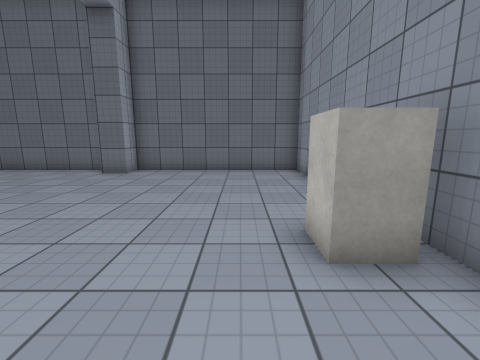
view 1 (above)

12 first-person views from a walk through a scene from a Unity 3-D project. The camera is 1.4 m above the floor, tilts 10° down and sees 90° across. The floor is counted in squares, 1 m on a side. Each view is taken from the middle of a square. On the plan, view 1 faces up. The plan holds only what a view shows up to about 13 squares ahead; the rest is blank. The place goes on beyond the plan. Surface patterns are stand-ins for the level's own textures.

view 2
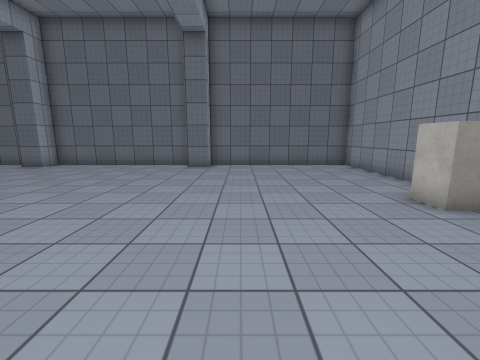

view 3
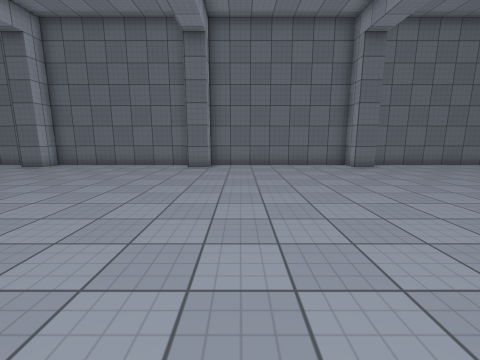

view 4
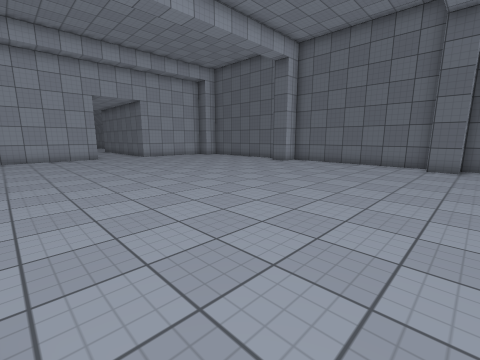

view 5
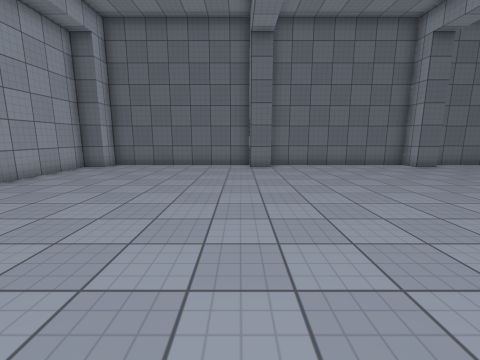

view 6
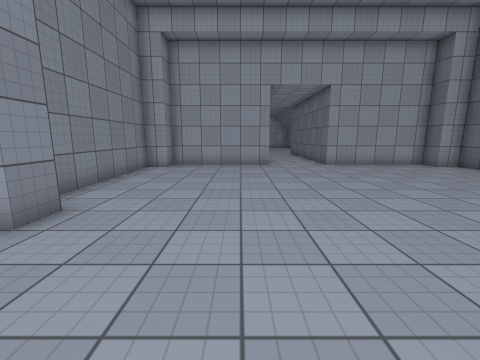

view 7
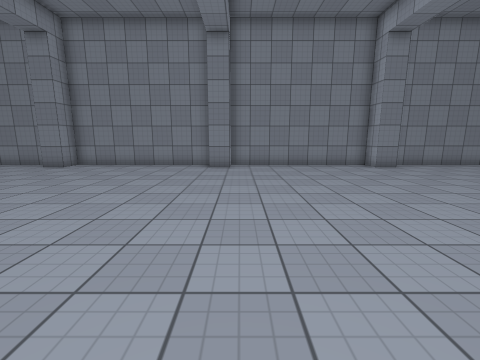

view 8
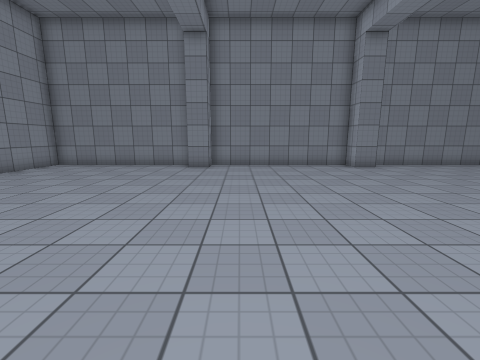

view 9
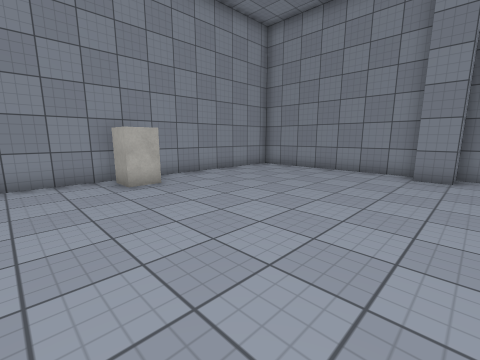

view 10
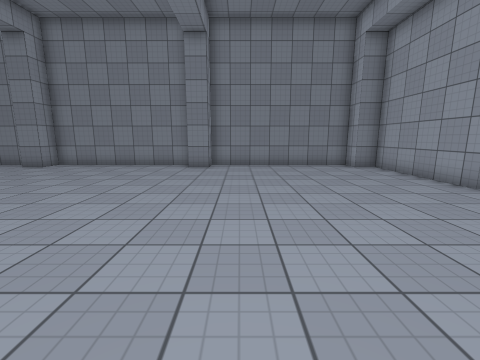

view 11
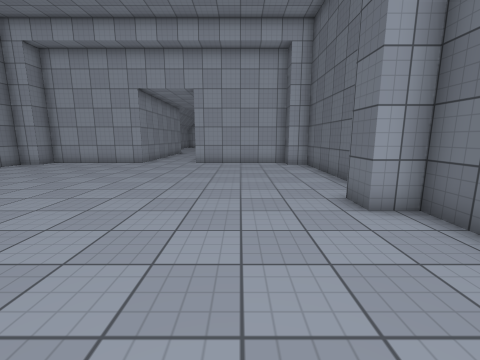

view 12
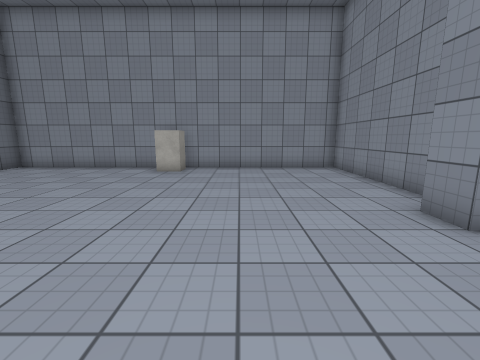

### Floor plan
Points are (right, up) in squares from view 1. A wall is a line through its corners. A room is listed if a view was taken in it or the views show most of it. See-through windows are left out.
Room 1 (views 1, 2, 3, 4, 5, 6, 7, 8, 9, 10, 11, 12)
walls: (-21.5, 10.5) (-28.5, 10.5) (-28.5, 9.5) (-29.5, 9.5); (-4.5, -4.5) (2.5, -4.5) (2.5, 10.5) (-4.5, 10.5) (-4.5, 9.5) (-5.5, 9.5) (-5.5, 10.5) (-12.5, 10.5) (-12.5, 9.5) (-13.5, 9.5) (-13.5, 10.5) (-20.5, 10.5) (-20.5, 9.5) (-21.6, 9.5); (-29.5, -3.5) (-28.5, -3.5) (-28.5, -4.5) (-21.5, -4.5) (-21.5, -3.5) (-20.5, -3.5) (-20.5, -4.5) (-13.5, -4.5) (-13.5, -3.5) (-12.5, -3.5) (-12.5, -4.5) (-5.5, -4.5) (-5.5, -3.5) (-4.5, -3.5)
objects: other object (1, 3) to (2, 3)

Positions as (right, up) in squares from view 1, and headings:
1: (0, 0), facing up
2: (-3, -2), facing up
3: (-11, -2), facing up
4: (-12, -3), facing up-left
5: (-22, -2), facing up
6: (-17, 0), facing left
7: (-14, 8), facing down
8: (-7, 8), facing down
9: (-6, 6), facing down-right
10: (-23, 8), facing down
11: (-16, 7), facing left
12: (-9, 0), facing right
